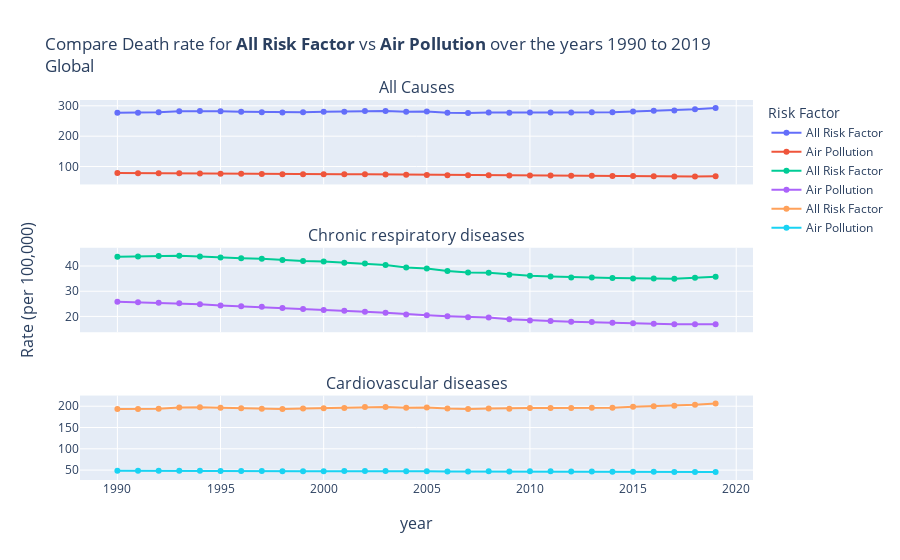

Notebook code for this chart:
### Code cell
draw_plot(global_df, "Global")

### Figure 1 — Plotly figure (JSON) as saved in the notebook; plotly's stock layout.template omitted (floating-point values rounded to 4 significant figures)
{"data": [{"mode": "lines+markers", "name": "All Risk Factor", "type": "scatter", "x": [1990, 1991, 1992, 1993, 1994, 1995, 1996, 1997, 1998, 1999, 2000, 2001, 2002, 2003, 2004, 2005, 2006, 2007, 2008, 2009, 2010, 2011, 2012, 2013, 2014, 2015, 2016, 2017, 2018, 2019], "xaxis": "x", "y": [277.2, 277.3, 278.5, 282.4, 283.2, 281.9, 280.2, 279.1, 277.9, 279.1, 280.2, 280.7, 282.8, 283.0, 280.2, 281.0, 277.3, 276.1, 277.7, 276.8, 278.0, 278.0, 278.1, 278.7, 279.2, 281.7, 283.4, 284.9, 288.7, 292.9], "yaxis": "y"}, {"mode": "lines+markers", "name": "Air Pollution", "type": "scatter", "x": [1990, 1991, 1992, 1993, 1994, 1995, 1996, 1997, 1998, 1999, 2000, 2001, 2002, 2003, 2004, 2005, 2006, 2007, 2008, 2009, 2010, 2011, 2012, 2013, 2014, 2015, 2016, 2017, 2018, 2019], "xaxis": "x", "y": [78.6, 78.04, 77.78, 77.83, 77.35, 76.47, 75.89, 75.67, 74.86, 74.43, 74.43, 74.31, 74.37, 73.89, 72.82, 72.5, 71.55, 71.05, 71.22, 70.52, 70.42, 70.2, 69.71, 69.32, 68.74, 68.62, 67.97, 67.26, 67.39, 67.77], "yaxis": "y"}, {"mode": "lines+markers", "name": "All Risk Factor", "type": "scatter", "x": [1990, 1991, 1992, 1993, 1994, 1995, 1996, 1997, 1998, 1999, 2000, 2001, 2002, 2003, 2004, 2005, 2006, 2007, 2008, 2009, 2010, 2011, 2012, 2013, 2014, 2015, 2016, 2017, 2018, 2019], "xaxis": "x2", "y": [43.69, 43.8, 43.94, 44.08, 43.79, 43.37, 43.11, 42.91, 42.42, 42.02, 41.78, 41.33, 40.98, 40.39, 39.46, 38.98, 38.05, 37.46, 37.31, 36.57, 36.12, 35.81, 35.47, 35.42, 35.26, 35.06, 35.01, 35.01, 35.35, 35.73], "yaxis": "y2"}, {"mode": "lines+markers", "name": "Air Pollution", "type": "scatter", "x": [1990, 1991, 1992, 1993, 1994, 1995, 1996, 1997, 1998, 1999, 2000, 2001, 2002, 2003, 2004, 2005, 2006, 2007, 2008, 2009, 2010, 2011, 2012, 2013, 2014, 2015, 2016, 2017, 2018, 2019], "xaxis": "x2", "y": [25.8, 25.6, 25.42, 25.22, 24.85, 24.36, 24.03, 23.84, 23.36, 22.91, 22.56, 22.22, 21.87, 21.43, 20.81, 20.47, 20.06, 19.7, 19.53, 18.83, 18.4, 18.15, 17.86, 17.74, 17.54, 17.34, 17.13, 16.92, 16.89, 16.93], "yaxis": "y2"}, {"mode": "lines+markers", "name": "All Risk Factor", "type": "scatter", "x": [1990, 1991, 1992, 1993, 1994, 1995, 1996, 1997, 1998, 1999, 2000, 2001, 2002, 2003, 2004, 2005, 2006, 2007, 2008, 2009, 2010, 2011, 2012, 2013, 2014, 2015, 2016, 2017, 2018, 2019], "xaxis": "x3", "y": [193.6, 193.3, 193.9, 197.0, 197.7, 196.5, 195.1, 194.2, 193.2, 194.4, 195.2, 196.0, 197.9, 198.3, 196.2, 197.0, 194.4, 193.5, 194.8, 194.3, 195.6, 195.6, 195.8, 196.3, 196.6, 198.8, 200.0, 201.0, 203.5, 206.3], "yaxis": "y3"}, {"mode": "lines+markers", "name": "Air Pollution", "type": "scatter", "x": [1990, 1991, 1992, 1993, 1994, 1995, 1996, 1997, 1998, 1999, 2000, 2001, 2002, 2003, 2004, 2005, 2006, 2007, 2008, 2009, 2010, 2011, 2012, 2013, 2014, 2015, 2016, 2017, 2018, 2019], "xaxis": "x3", "y": [48.67, 48.3, 48.21, 48.43, 48.31, 47.9, 47.66, 47.61, 47.28, 47.25, 47.54, 47.73, 48.07, 48.0, 47.49, 47.48, 46.94, 46.75, 47.02, 46.95, 47.21, 47.2, 46.99, 46.71, 46.31, 46.37, 45.95, 45.46, 45.56, 45.82], "yaxis": "y3"}], "layout": {"annotations": [{"font": {"size": 16}, "showarrow": false, "text": "All Causes", "x": 0.5, "xanchor": "center", "xref": "paper", "y": 1, "yanchor": "bottom", "yref": "paper"}, {"font": {"size": 16}, "showarrow": false, "text": "Chronic respiratory diseases", "x": 0.5, "xanchor": "center", "xref": "paper", "y": 0.6111, "yanchor": "bottom", "yref": "paper"}, {"font": {"size": 16}, "showarrow": false, "text": "Cardiovascular diseases", "x": 0.5, "xanchor": "center", "xref": "paper", "y": 0.2222, "yanchor": "bottom", "yref": "paper"}, {"font": {"size": 16}, "showarrow": false, "text": "year", "x": 0.5, "xanchor": "center", "xref": "paper", "y": 0, "yanchor": "top", "yref": "paper", "yshift": -30}, {"font": {"size": 16}, "showarrow": false, "text": "Rate (per 100,000)", "textangle": -90, "x": 0, "xanchor": "right", "xref": "paper", "xshift": -40, "y": 0.5, "yanchor": "middle", "yref": "paper"}], "hovermode": "x", "legend": {"title": {"text": "Risk Factor"}}, "title": {"text": "Compare Death rate for <b>All Risk Factor</b> vs <b>Air Pollution</b> over the years 1990 to 2019<br>Global"}, "xaxis": {"anchor": "y", "domain": [0, 1], "matches": "x3", "showticklabels": false}, "xaxis2": {"anchor": "y2", "domain": [0, 1], "matches": "x3", "showticklabels": false}, "xaxis3": {"anchor": "y3", "domain": [0, 1]}, "yaxis": {"anchor": "x", "domain": [0.7778, 1]}, "yaxis2": {"anchor": "x2", "domain": [0.3889, 0.6111]}, "yaxis3": {"anchor": "x3", "domain": [0, 0.2222]}}}
